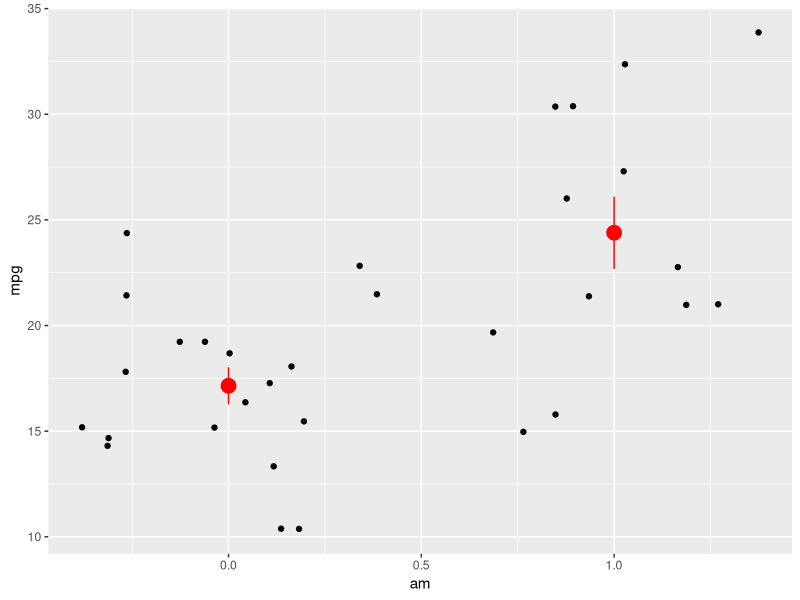

Write R code to recreate this figure.
## ---- chunk 1
library(tidyverse)
## ---- chunk 2
knitr::opts_chunk$set(fig.pos = 'H',
                      fig.asp = 0.618,
                      fig.width = 4,
                      fig.cap = "", 
                      fig.path = "",
                      echo = FALSE,
                      message = FALSE,
                      fig.show = "hold")
## ---- chunk 3
data(mtcars)

ggplot(mtcars, aes(x = am, y = mpg)) +
  geom_jitter() +
  stat_summary(color = "red", size = 1)
